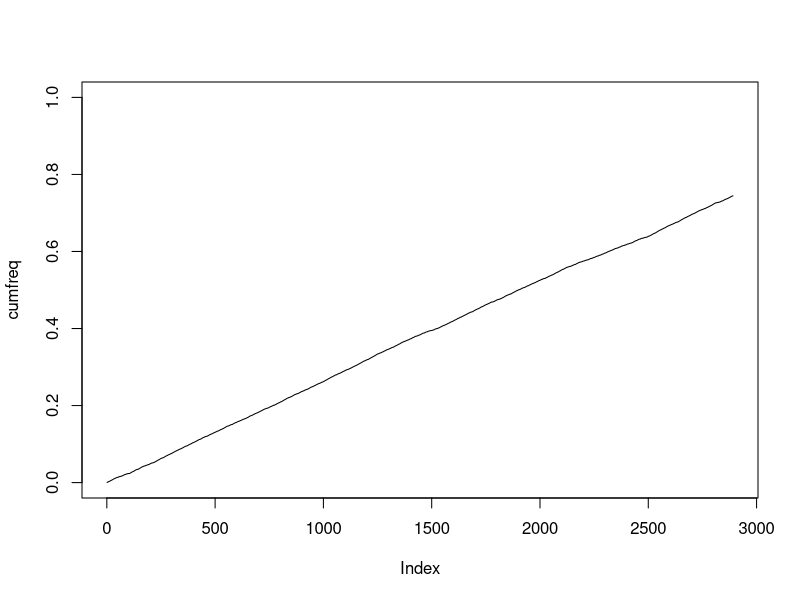
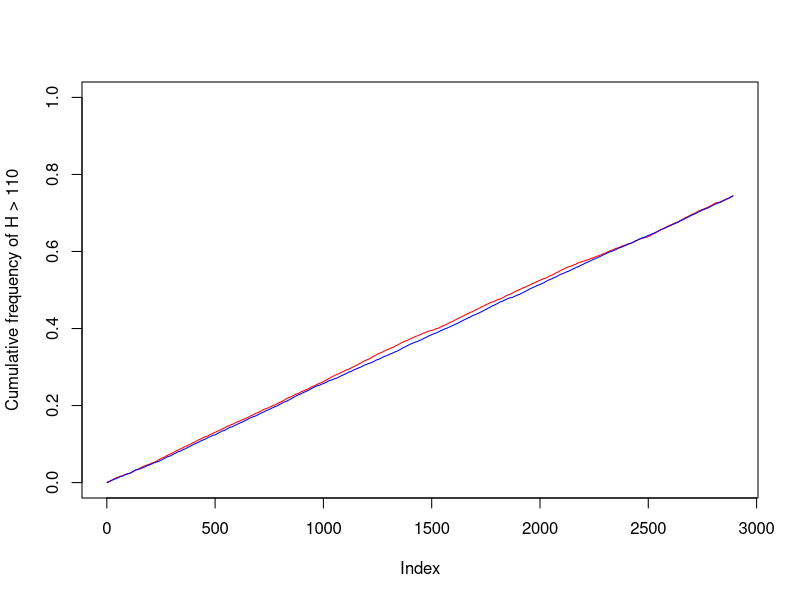
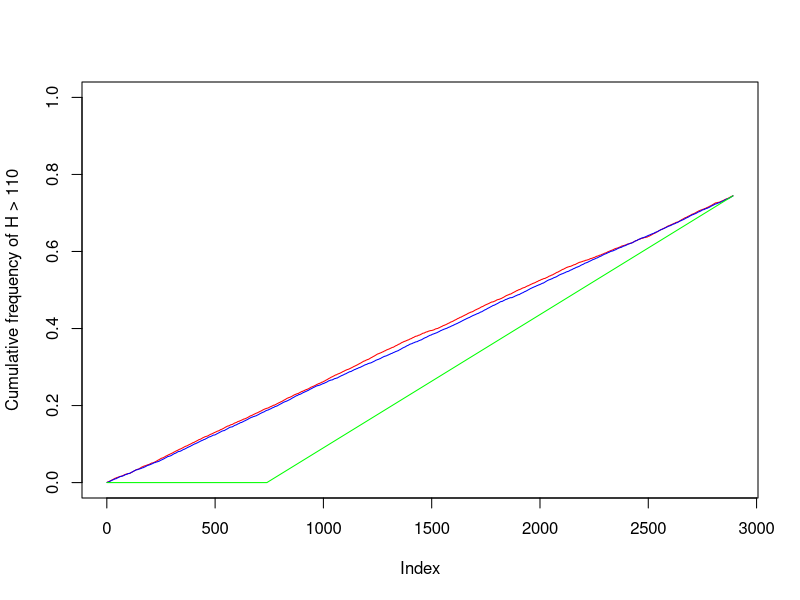
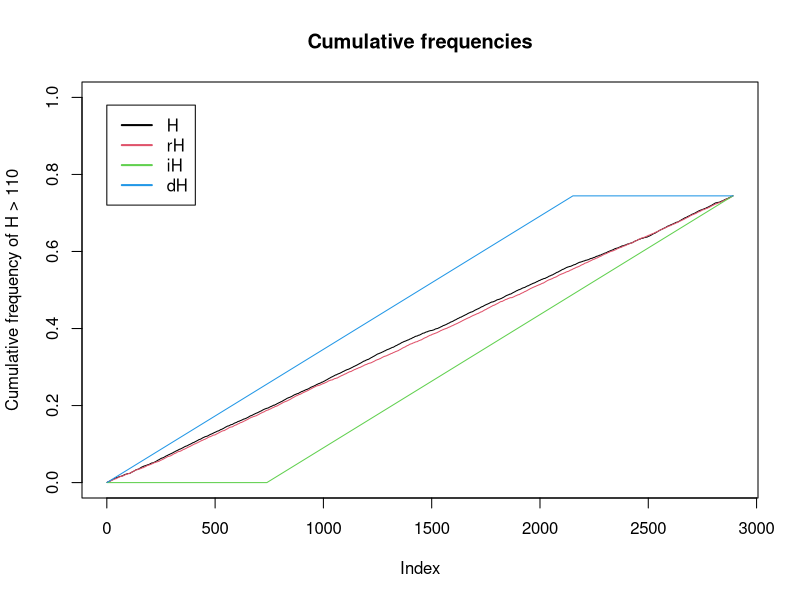

The R script that drew these images, in order:
## ---- chunk 1
tauber <- read.table("tauber.csv", header = TRUE, sep = ";")
summary(tauber)
## ---- chunk 2
H <- tauber$height
length(H[H>110])
## ---- chunk 3
length(H[H<=110])
## ---- chunk 4
cumfreq <- cumsum(H>110)/length(H)
plot(cumfreq, ylim=c(0,1), type="l")
## ---- chunk 5
set.seed(420)
rH <- sample(H)
plot(cumfreq, ylim=c(0,1), type="l", col="red", ylab = "Cumulative frequency of H > 110")
lines(cumsum(rH>110)/length(rH), col="blue")
## ---- chunk 6
iH <- sort(H)
plot(cumfreq, ylim=c(0,1), type="l", col="red", ylab = "Cumulative frequency of H > 110")
lines(cumsum(rH>110)/length(rH), col="blue")
lines(cumsum(iH>110)/length(iH), col="green")
## ---- chunk 7
dH <- sort(H, decreasing=TRUE)
plot(cumfreq, ylim=c(0,1), type="l", col=1, ylab = "Cumulative frequency of H > 110", main="Cumulative frequencies")
lines(cumsum(rH>110)/length(rH), col=2)
lines(cumsum(iH>110)/length(iH), col=3)
lines(cumsum(dH>110)/length(dH), col=4)
legend(x=0, y=0.98, legend=c("H", "rH", "iH", "dH"), col=1:4, lwd=2)
## ---- chunk 8
D <- read.table("imcenfant.txt", header = TRUE, dec=",")
D$SEXE <- factor(D$SEXE)
D$zep <- factor(D$zep)
## ---- chunk 9
View(D)
summary(D)
## ---- chunk 10
colnames(D)
## ---- chunk 11
rownames(D) <- 1:length(D[,1])
## ---- chunk 12

